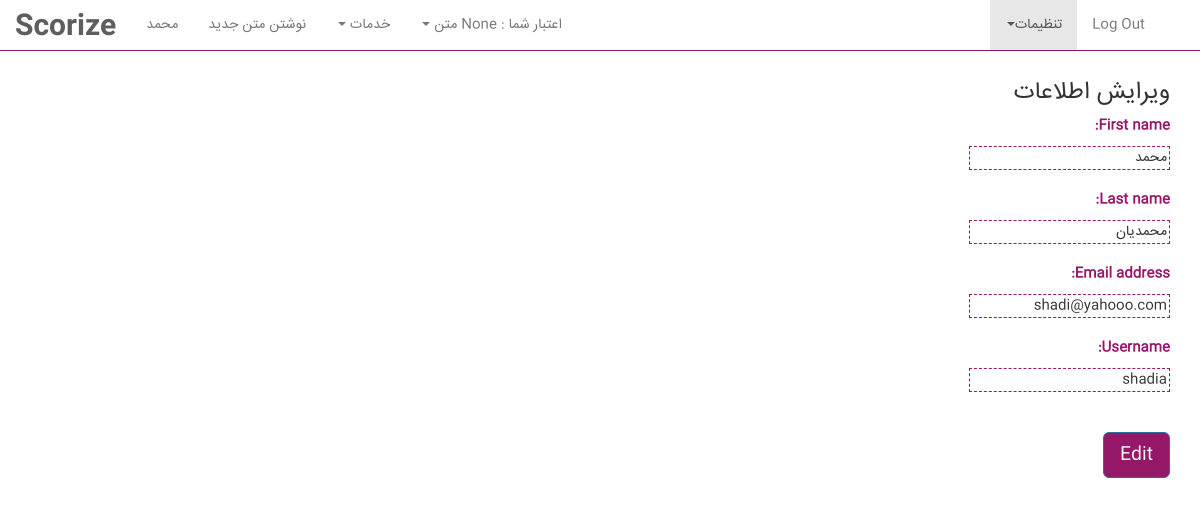
The app's page /profile/edit/ (signed in), older data.
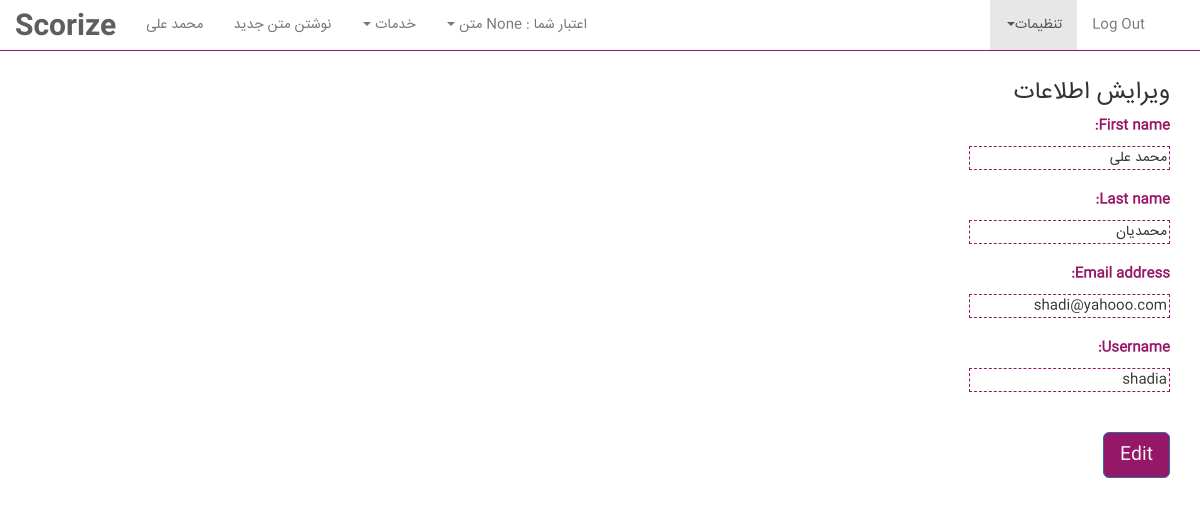
The same page, newer data.
### user_profile/models.py (models this page shows)
class User(AbstractUser):
    credit= models.CharField(max_length=10, null=True, blank=True)
    credit2= models.CharField(max_length=10, null=True, blank=True)
    amount= models.CharField(max_length=10, null=True, blank=True)
    amount2= models.CharField(max_length=10, null=True, blank=True)
    teacher=models.BooleanField(
        _('teacher'),
        default=False,
        help_text=_(
            'Designates whether this user can edit the scor??. '
        ),
    )

### user_profile/views.py (the view)
# urls.py: url(r'edit/$', EditView.as_view(), name='edit'),
class EditView(LoginRequiredMixin,UpdateView):
    login_url = 'user_profile:login'
    model = User
    template_name = 'user_profile/editview.html'
    fields = ['first_name','last_name','email','username']
    def get_object(self, queryset=None):
        return self.request.user
    success_url = reverse_lazy('user_profile:index')

### user_profile/templates/user_profile/editview.html (shortened to what this page needs)
{% extends "user_profile/base.html" %}
{% load static %}
{% block nav %}
    {{ user.first_name }}
{% endblock %}
{% block content %}
    <div class="container">
    <h3>ویرایش اطلاعات</h3>
    <form method="post" action="" class="form-horizontal">
    {% for field in form %}
                <label style="color: rgb(149,23,104)">{{ field.label_tag }}</label>
                <div class="">{{ field }}</div>
            <br>
        {% endfor %}
        <br>
        <button class="btn btn-lg btn-primary" type="submit" style="background-color: rgb(149,23,104)">Edit</button>
</form>
    </div>
{% endblock %}

Row changes from the older to the newer data that the page shows:
changed User "محمدیان": first_name "محمد" → "محمد علی"
